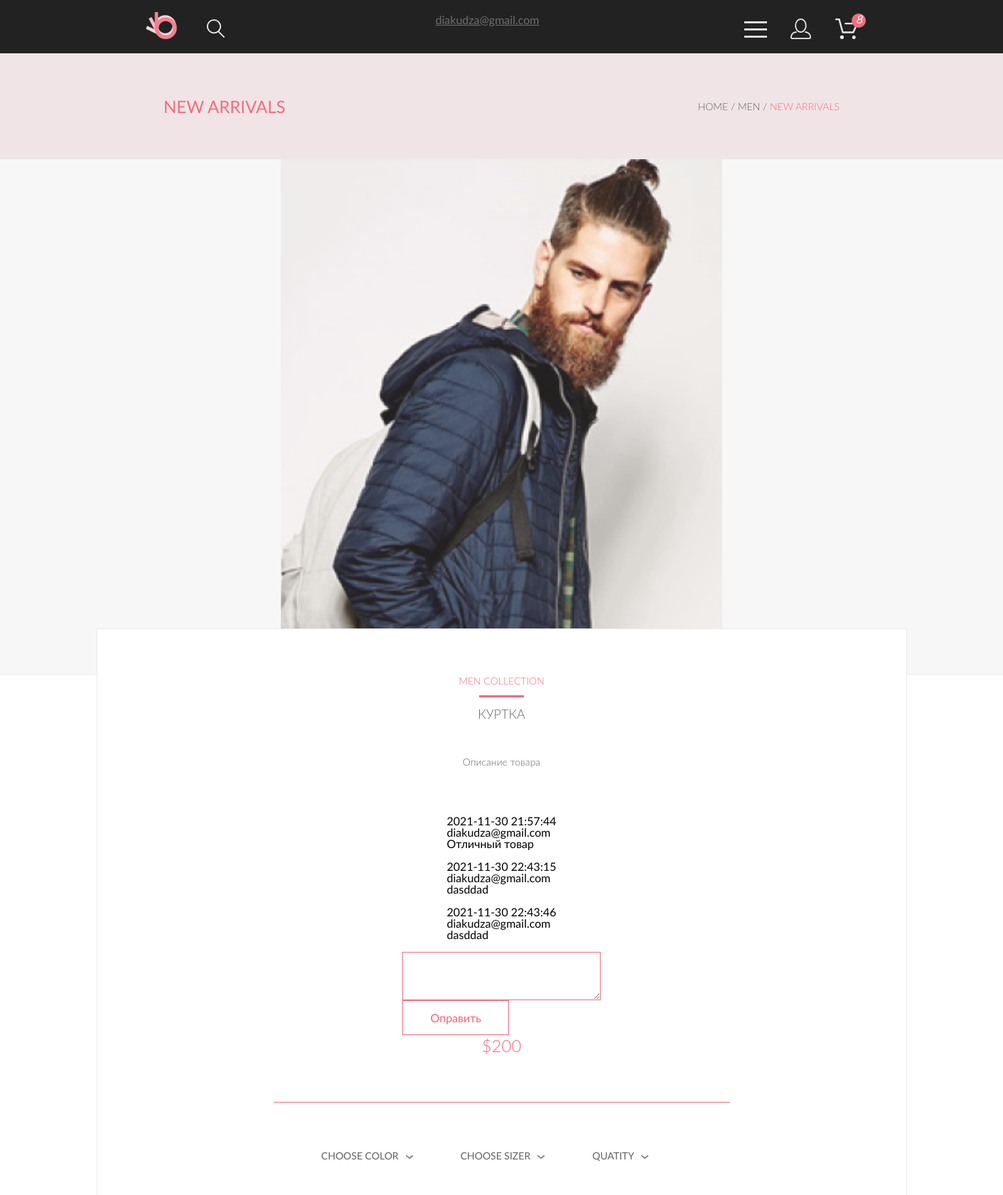
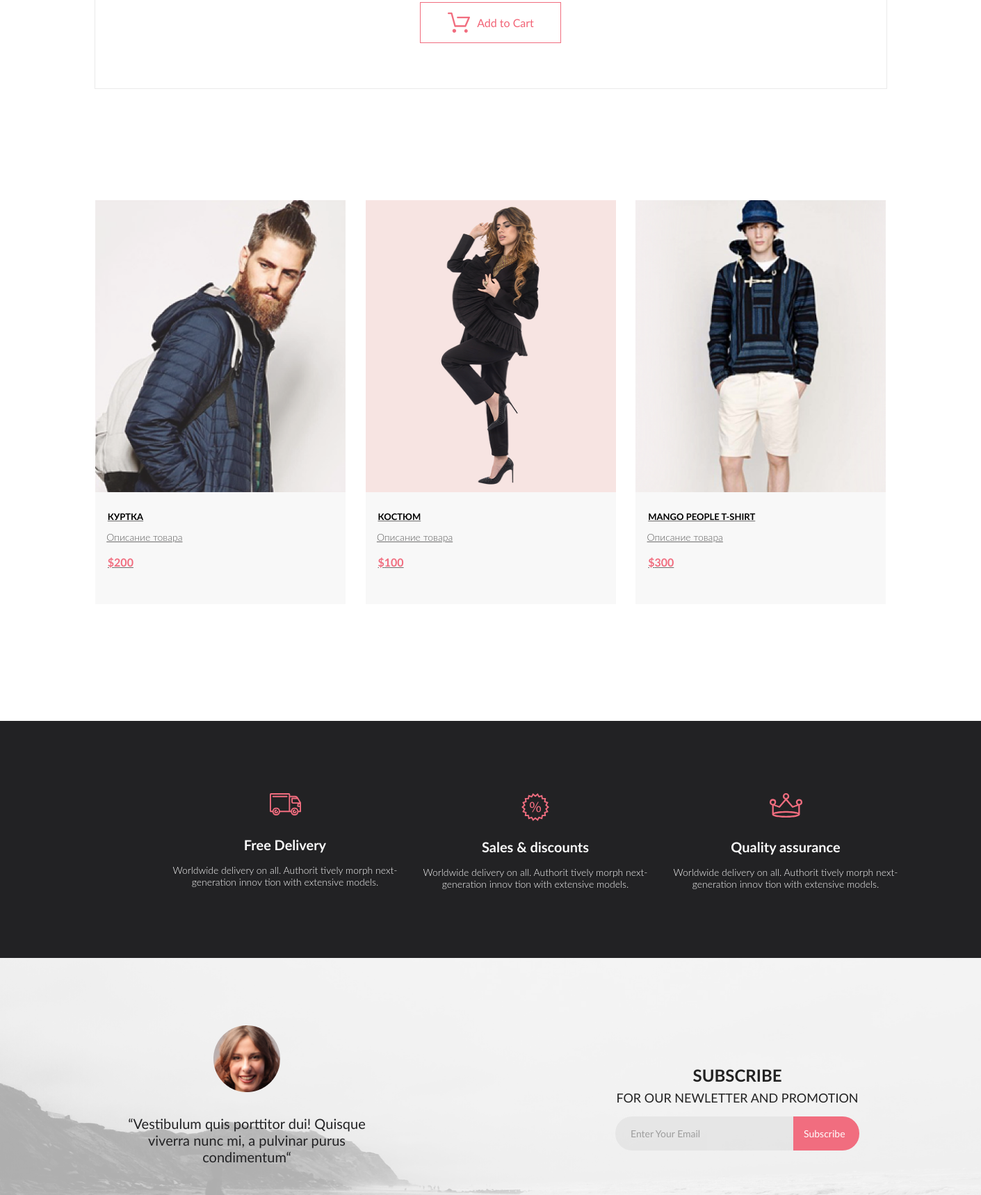
The page /?page=product&id_good=1 (signed in, upper part) on the database its author committed (2 pictures, top to bottom).
### tables this page shows
CREATE TABLE `goods` (
  `id` int NOT NULL,
  `title` varchar(20) NOT NULL DEFAULT 'Заголовоктовара',
  `description` varchar(250) NOT NULL DEFAULT 'Описание товара',
  `count` int NOT NULL DEFAULT '1',
  `price` int NOT NULL,
  `photo` varchar(50) NOT NULL,
  `category` int NOT NULL
);

CREATE TABLE `review` (
  `id_review` int NOT NULL,
  `good_id` int NOT NULL,
  `user_id` int NOT NULL,
  `text` varchar(300) NOT NULL,
  `data` datetime NOT NULL DEFAULT CURRENT_TIMESTAMP
);

CREATE TABLE `user` (
  `idUser` int NOT NULL,
  `login` varchar(20) NOT NULL,
  `pass` varchar(100) DEFAULT NULL,
  `lastname` varchar(20) NOT NULL,
  `firstname` varchar(20) NOT NULL,
  `sex` varchar(10) NOT NULL
);

### engine/function.php (the view, shortened to what this page needs)
<?php
    function execQuery($query){
        global $db;
        return mysqli_query($db,$query);
    }
    function showSomeMiniCard($count) {
        $query=execQuery("SELECT * FROM goods limit $count");
        foreach ($query as $item){
            productCard($item['id']);
        }
    }
    function productCard ($id) {
        foreach (execQuery("SELECT * FROM goods WHERE id=$id") as $item): ?>
    <li class="product__card">
        <div class="product__card-imgbox">
            <img class="product__card-img" src="../public/img/<?= $item['photo'] ?>" height="420" alt="cadr_img">
        </div>
        <a href="?page=product&id_good=<?= $item['id'] ?>">
            <h4 class="product__card-header"><?= $item['title'] ?></h4>
            <p class="product__card-text">
                <?= $item['description'] ?>
            </p>
            <h5 class="product__card-price">$<?= $item['price'] ?></h5>
        </a>
    </li>
    <?php endforeach;
    }
        foreach (execQuery("SELECT *,c.id as idCart FROM cart c LEFT JOIN goods g ON c.id_good = g.id WHERE g.id=$id") as $item): ?>
    <?php endforeach;
    function whichCollection($collect){
        switch ($collect){
            case 2: return "Men collection";
        }
    }
    function getSomeReviews($id,$number=1){
        foreach (execQuery("SELECT r.id_review,u.login,g.title,r.text,r.data FROM review r
            LEFT JOIN user u ON r.user_id = u.idUser
            LEFT JOIN goods g ON r.good_id = g.id WHERE r.good_id=$id") as $item): ?>
            <div class="review">
                <div><?= $item['data'] ?></div><div><?= $item['login'] ?></div><div><?= $item['text'] ?></div>
            </div><br>
        <?php endforeach;}

### template/product.php (shortened to what this page needs)
<?php $id_good=(!empty($_GET['id_good']))?$_GET['id_good']:1; ?>
<main class="white__back container">
        <section class="catalog__header container">
            <span class="catalog__header--arrivals">new arrivals</span>
            <nav class="breadcrumbs">
                <ul>
                    <li><a href="/"> home </a>/</li>
                    <li><a href="#">men </a>/</li>
                    <li><a href="#">new arrivals</a></li>
                </ul>
            </nav>
        </section>
        <section class="product__main">
            <?php foreach (execQuery("SELECT * FROM goods WHERE id=$id_good") as $item): ?>
            <div class="product__main--top">
                <div class="slider" data-slider="chiefslider">
                    <div class="slider__container">
                        <div class="slider__wrapper">
                            <div class="slider__items">
                                <div class="slider__item">
                                    <div class="slider__item-container">
                                        <div class="slider__item-content"><img src="../public/img/<?= $item['photo'] ?>"
                                                height="724"></div>
                                    </div>
                                </div>
                            </div>
                        </div>
                    </div>
                </div>
            </div>
            <div class="product__main--card margin">
                <h4><?= whichCollection($item['category']) ?></h4>
                <div class="red_line_hor"></div>
                <h3><?= $item['title'] ?></h3>
                <p class="product__main--text"><?= $item['description'] ?></p>
                <?= getSomeReviews($id_good) ?>
                <?php if(!empty($_SESSION['user_login'])): ?>
                   <form action="" class="formForReview" method="post">
                       <textarea name="reviewtext" class="product__button"></textarea>
                       <button type="submit" class="product__button" name="reviewform">Оправить</button>
                   </form>
                <?php endif; ?>
                <h2>$<?= $item['price'] ?></h2>
                <div class="red_line_hor_long"></div>
                <ul class="catalog__menu">
                    <li class="catalog__menu--it">choose color<img class="catalog__menu--it" src="../public/img/down.svg"></li>
                    <li class="catalog__menu--it">choose sizer<img class="catalog__menu--it" src="../public/img/down.svg"></li>
                    <li class="catalog__menu--it">quatity<img class="catalog__menu--it" src="../public/img/down.svg"></li>
                </ul>
                <button type="button" class="product__button" onclick="save(<?= $item['id'] ?>)">
                    Add to Cart
                </button>
            </div>
  <?php endforeach; ?>
            <div class="product__table width container">
                <ul class="product__list">
                    <?= showSomeMiniCard(3) ?>
                </ul>
            </div>
        </section>
</main>

### public/css/product.css (style rules this page uses)
html, body, div, span, applet, object, iframe, h1, h2, h3, h4, h5, h6, p, blockquote, pre, a, abbr, acronym, address, big, cite, code, del, dfn, em, img, ins, kbd, q, s, samp, small, strike, strong, sub, sup, tt, var, b, u, i, center, dl, dt, dd, ol, ul, li, fieldset, form, label, legend, table, caption, tbody, tfoot, thead, tr, th, td, article, aside, canvas, details, embed, figure, figcaption, footer, header, hgroup, menu, nav, output, ruby, section, summary, time, mark, audio, video { margin: 0; padding: 0; border: 0; font-size: 100%; vertical-align: baseline; }
article, aside, details, figcaption, figure, footer, header, hgroup, menu, nav, section { display: block; }
ol, ul { list-style: none; }
* { margin: 0; padding: 0; outline: none; font-family: "Lato"; }
.margin { margin: 0 19% 0 19%; }
.width { width: 71%; }
.container { margin: 0px auto; }
a { color: #6F6E6E; }
.white__back { background-color: #ffffff; max-width: 1600px; display: flex; flex-direction: column; align-items: center; }
ul { list-style: none; }
.product__list { display: flex; justify-content: space-between; flex-wrap: wrap; }
.product__card { background: #F8F8F8; height: 581px; width: 360px; margin-bottom: 40px; }
.product__card-imgbox { position: relative; }
.product__card-img { margin: 0 0 25px; }
.product__card-header { margin-left: 18px; margin-bottom: 13px; font-size: 13px; line-height: 16px; color: #000000; text-transform: uppercase; }
.product__card-text { margin-left: 16.4px; margin-bottom: 18px; font-weight: 300; font-size: 14px; line-height: 17px; color: #5D5D5D; }
.product__card-price { margin-left: 18px; font-size: 16px; line-height: 19px; color: #F16D7F; }
.product__button { font-family: "Lato"; border: 1px solid #F16D7F; background: #FFFFFF; text-decoration: none; display: inline-block; color: #F26376; padding: 14.5px 38.5px 13.5px 38.5px; text-align: center; }
.white__back { width: 100%; }
.catalog__header { display: flex; justify-content: space-between; align-items: center; width: 100%; height: 148px; background-color: #F1E4E6; padding: 0 230px 0 230px; text-transform: uppercase; box-sizing: border-box; }
.catalog__header--arrivals { font-size: 24px; line-height: 29px; color: #F16D7F; }
.slider { margin: 0 auto; width: 100%; }
.slider__item-content { display: flex; justify-content: center; }
.catalog__menu { display: flex; flex-direction: row; align-items: center; position: relative; text-transform: uppercase; margin: 0 0 50px; }
.catalog__menu--it { font-size: 14px; line-height: 17px; color: #636363; margin: 0 28px 0 10px; }
.breadcrumbs { font-weight: 300; font-size: 14px; line-height: 17px; color: #636363; }
.breadcrumbs a { text-decoration: none; color: #636363; }
.breadcrumbs ul li { display: inline-table; text-transform: uppercase; }
.breadcrumbs ul li:last-child > a { color: #F16D7F; }
.product__main { display: flex; flex-direction: column; align-items: center; margin: 0 0 128px; }
.product__main--top { display: flex; justify-content: space-between; background-color: #F7F7F7; align-items: center; border: 1px solid #EAEAEA; width: 1600px; }
.product__main--card { margin: -65px 0 0 0; width: 1140px; box-sizing: border-box; background-color: #FFF; border: 1px solid #EAEAEA; display: flex; justify-content: space-between; flex-direction: column; padding-top: 64px; align-items: center; padding-bottom: 65px; z-index: 1; }
.product__main--card h4 { font-size: 14px; line-height: 17px; font-weight: 300; font-style: normal; color: #F16D7F; margin: 0 0 12px 0; text-transform: uppercase; }
.product__main--card h3 { font-size: 18px; line-height: 22px; font-weight: 300; font-style: normal; color: #636363; margin: 12px 0 48.4px; text-transform: uppercase; }
.product__main--card h2 { font-size: 24px; line-height: 29px; font-weight: 300; font-style: normal; color: #F16D7F; }
.product__main--text { height: 51px; width: 555px; font-size: 14px; line-height: 17px; font-weight: 300; font-style: normal; text-align: center; color: #636363; margin: 0 0 32.5px; }
.red_line_hor { width: 63px; height: 3px; background-color: #F16D7F; }
.red_line_hor_long { width: 642px; height: 1px; background-color: #F16D7F; margin: 65.5px 0; }
.product__button { display: flex; flex-direction: row; align-items: center; font-size: 16px; }
.product__button > svg { fill: #F16D7F; margin: 0 10px 0 0; }
.product__table { margin: 160px 0 0 0; }

### rows shown on the page
goods: photo (picture), category "MEN COLLECTION", title "КУРТКА", description "Описание товара", price "200"
review: data "2021-11-30 21:57:44", user.login "diakudza@gmail.com", text "Отличный товар"
review: data "2021-11-30 22:43:15", user.login "diakudza@gmail.com", text "dasddad"
review: data "2021-11-30 22:43:46", user.login "diakudza@gmail.com", text "dasddad"
goods: photo (picture), title "КОСТЮМ", description "Описание товара", price "100"
goods: photo (picture), title "MANGO PEOPLE T-SHIRT", description "Описание товара", price "300"

### other values the page prints
$_SESSION['user_login'] "diakudza@gmail.com"
$cartCount "8"
